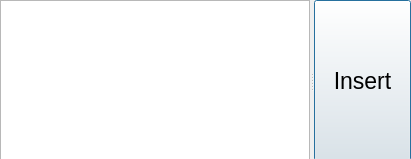
<?xml version="1.0" encoding="UTF-8"?>
<ui version="4.0">
 <class>InsertDialog</class>
 <widget class="QDialog" name="InsertDialog">
  <property name="geometry">
   <rect>
    <x>0</x>
    <y>0</y>
    <width>411</width>
    <height>159</height>
   </rect>
  </property>
  <property name="windowTitle">
   <string>Dialog</string>
  </property>
  <widget class="QSplitter" name="splitter">
   <property name="geometry">
    <rect>
     <x>0</x>
     <y>0</y>
     <width>411</width>
     <height>161</height>
    </rect>
   </property>
   <property name="orientation">
    <enum>Qt::Horizontal</enum>
   </property>
   <widget class="QTextEdit" name="textEdit"/>
   <widget class="QPushButton" name="insertButton">
    <property name="font">
     <font>
      <pointsize>17</pointsize>
     </font>
    </property>
    <property name="text">
     <string>Insert</string>
    </property>
   </widget>
  </widget>
 </widget>
 <resources/>
 <connections/>
</ui>
